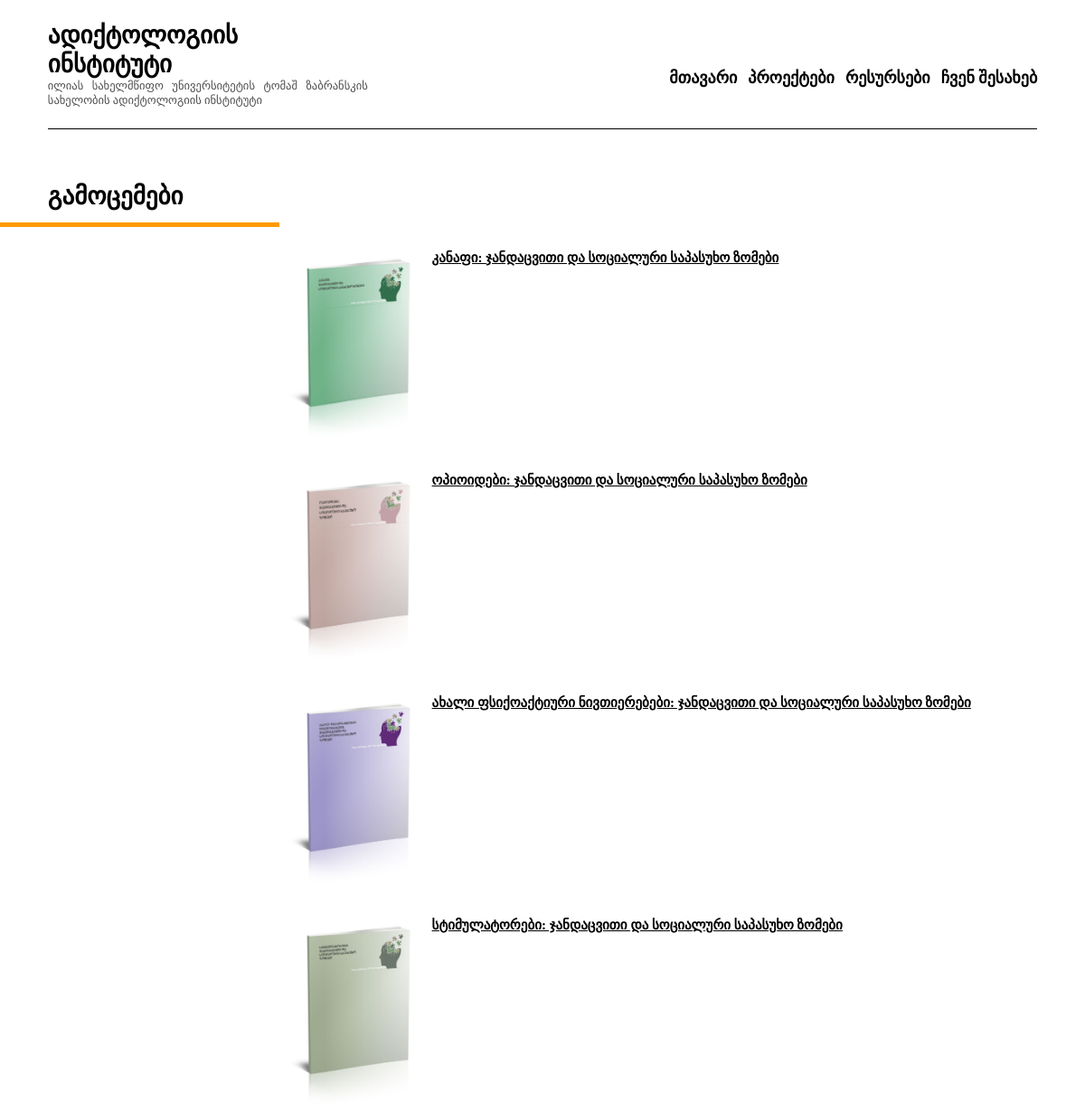
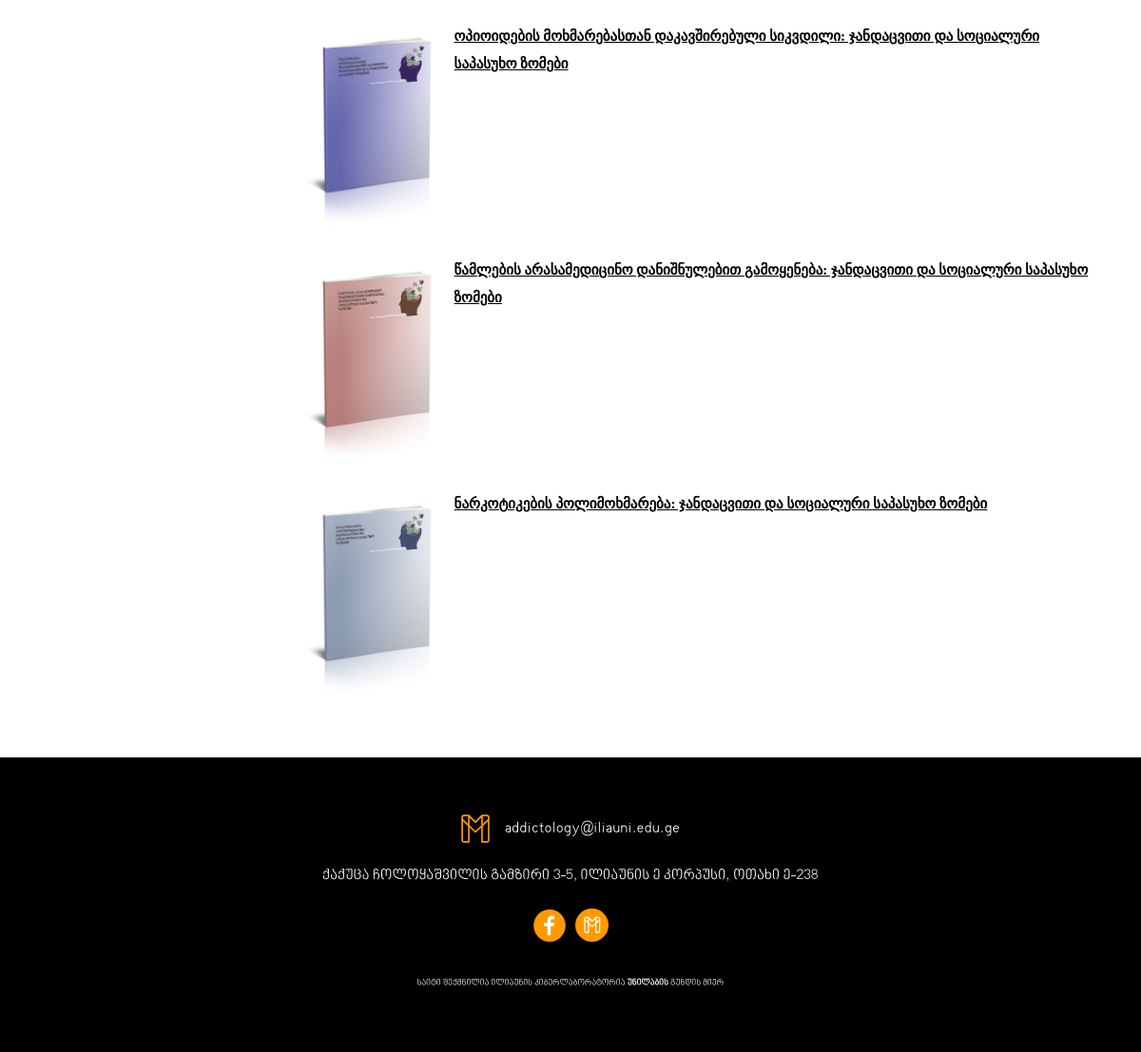
Page /publications/3 on the committed database (2 pictures, top to bottom).
### addiction/models/publications.py (models this page shows)
class Publication(BaseModel):
    __tablename__ = 'publications'
    id = db.Column(db.Integer, primary_key=True)
    name = db.Column(db.String)
    filename = db.Column(db.String)
    imagename = db.Column(db.String)
    category_id = db.Column(db.Integer, db.ForeignKey("publication_categories.id"))
    category = db.relationship("PublicationCategory")
    def get_image(self):
        return f"images/{self.imagename}"
    def get_file(self):
        return f"publications/{self.filename}"

### addiction/views/publications/routes.py (the view)
@publication_blueprint.route("/publications/<int:category_id>")
def publication(category_id):
    publications = Publication.query.filter_by(category_id=category_id).all()
    return render_template("publications/publications.html", publications=publications)

### addiction/templates/publications/publications.html
{% extends "layouts/base.html" %}
{% block body %}
    <main>
        <div class="main-container">
            <div class="main-box">
                <h2 class="main-box-subtitle">გამოცემები</h2>
                <div class="main-box-line"></div>
                <div class="main-box-texts">
                    {% for publication in publications %}
                        <div class="main-box-texts-el" style="display: flex">
                            <img src="{{ url_for('static', filename=publication.get_image()) }}"
                                 style="width: 20%"/>
                            <a href="{{ url_for('static', filename=publication.get_file()) }}" target="_blank">
                                {{ publication.name }}
                            </a>
                        </div>
                    {% endfor %}
                </div>
            </div>
        </div>
    </main>
{% endblock %}

### addiction/static/styles/css/global.css (style rules this page uses)
*, *::before, *::after { margin: 0; padding: 0; box-sizing: border-box; }
html, body, div, span, applet, object, iframe, h1, h2, h3, h4, h5, h6, p, blockquote, pre, a, abbr, acronym, address, big, cite, code, del, dfn, em, img, ins, kbd, q, s, samp, small, strike, strong, sub, sup, tt, var, b, u, i, center, dl, dt, dd, ol, ul, li, fieldset, form, label, legend, table, caption, tbody, tfoot, thead, tr, th, td, article, aside, canvas, details, embed, figure, figcaption, footer, header, hgroup, menu, nav, output, ruby, section, summary, time, mark, audio, video { margin: 0; padding: 0; border: 0; font-size: 100%; font: inherit; vertical-align: baseline; text-decoration: none; }
body { line-height: 1; }
html { font-size: 62.5%; }
body { font-family: "BookNino"; color: #000; display: flex; justify-content: center; overflow-x: hidden; }
main { display: flex; flex-direction: column; flex: 1; }
main .main-container { margin: 0 15.2rem; }
main .main-container img { max-width: 100%; }
main .main-container .main-box { margin: 10rem 0; }
main .main-container .main-box-subtitle { font-size: 4.5rem; font-style: normal; font-weight: 700; line-height: 4.8rem; margin-bottom: 2.4rem; }
main .main-container .main-box-line { width: 57.9rem; height: 0.8rem; background: #ff9900; margin-left: -15.2rem; }
main .main-container .main-box-texts { margin: 3.3rem 0 0 42.9rem; }
main .main-container .main-box-texts-el { font-family: "FiraGO"; font-size: 2.5rem; font-style: normal; font-weight: 300; line-height: 3.5rem; margin-bottom: 4.3rem; }
main .main-container .main-box-texts-el a { color: #000; font-family: "FiraGO"; font-size: 2.5rem; font-style: normal; font-weight: 600; line-height: 4.8rem; text-decoration-line: underline; }
@media (max-width: 109em) { html { font-size: 50%; } }
@media (max-width: 87.5em) { html { font-size: 43.75%; } }
@media (max-width: 75em) { html { font-size: 37.5%; } }
@media (max-width: 75em) { main .main-container { margin: 0 8.8rem; } }

### rows in the picture
Publication: imagename (picture), name "კანაფი: ჯანდაცვითი და სოციალური საპასუხო ზომები"
Publication: imagename (picture), name "ოპიოიდები: ჯანდაცვითი და სოციალური საპასუხო ზომები"
Publication: imagename (picture), name "ახალი ფსიქოაქტიური ნივთიერებები: ჯანდაცვითი და სოციალური საპასუხო ზომები"
Publication: imagename (picture), name "სტიმულატორები: ჯანდაცვითი და სოციალური საპასუხო ზომები"
Publication: imagename (picture), name "ოპიოიდების მოხმარებასთან დაკავშირებული სიკვდილი: ჯანდაცვითი და სოციალური საპასუხო ზომები"
Publication: imagename (picture), name "წამლების არასამედიცინო დანიშნულებით გამოყენება: ჯანდაცვითი და სოციალური საპასუხო ზომები"
Publication: imagename (picture), name "ნარკოტიკების პოლიმოხმარება: ჯანდაცვითი და სოციალური საპასუხო ზომები"
